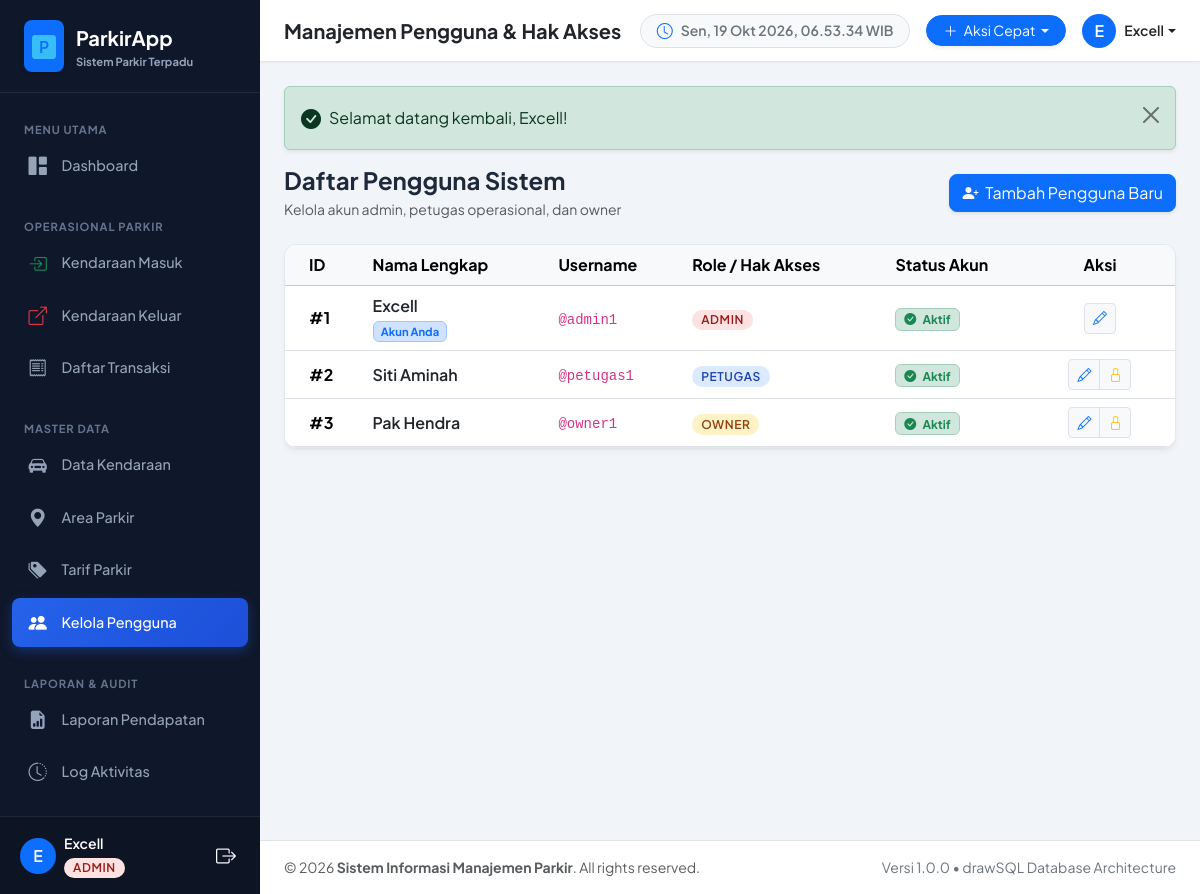
The app's page /pages/user/index.php (signed in) with its own data.
### tables this page shows
CREATE TABLE IF NOT EXISTS `tb_user` (
  `id_user` int(11) NOT NULL AUTO_INCREMENT,
  `nama_lengkap` varchar(50) NOT NULL,
  `username` varchar(50) NOT NULL,
  `password` varchar(100) NOT NULL,
  `role` enum('admin','petugas','owner') NOT NULL,
  `status_aktif` tinyint(1) NOT NULL DEFAULT 1,
  PRIMARY KEY (`id_user`),
  UNIQUE KEY `tb_user_username_unique` (`username`)
);

### pages/user/index.php (the view, shortened to what this page needs)
<?php
require_once __DIR__ . '/../../config/helper.php';
require_once __DIR__ . '/../../config/auth.php';
$stmt = $pdo->query("SELECT * FROM tb_user ORDER BY id_user ASC");
$users = $stmt->fetchAll();
include __DIR__ . '/../../includes/header.php';
include __DIR__ . '/../../includes/sidebar.php';
include __DIR__ . '/../../includes/navbar.php';
?>
<div class="d-flex justify-content-between align-items-center flex-wrap gap-2 mb-4">
    <div>
        <h4 class="fw-bold mb-1">Daftar Pengguna Sistem</h4>
        <p class="text-muted small mb-0">Kelola akun admin, petugas operasional, dan owner</p>
    </div>
    <a href="<?= base_url('pages/user/create.php') ?>" class="btn btn-primary rounded-3 shadow-sm">
        <i class="bi bi-person-plus-fill me-1"></i> Tambah Pengguna Baru
    </a>
</div>
<div class="data-card">
    <div class="table-responsive">
        <table class="table table-hover align-middle mb-0">
            <thead class="table-light">
                <tr>
                    <th class="ps-4">ID</th>
                    <th>Nama Lengkap</th>
                    <th>Username</th>
                    <th>Role / Hak Akses</th>
                    <th>Status Akun</th>
                    <th class="text-center pe-4">Aksi</th>
                </tr>
            </thead>
            <tbody>
                <?php foreach ($users as $u):
                    $is_current = ($u['id_user'] == $_SESSION['user_id']);
                ?>
                    <tr>
                        <td class="ps-4 fw-bold">#<?= $u['id_user'] ?></td>
                        <td>
                            <div class="fw-semibold text-dark"><?= e($u['nama_lengkap']) ?></div>
                            <?php if ($is_current): ?>
                                <span class="badge bg-primary-subtle text-primary border border-primary-subtle" style="font-size: 0.7rem;">Akun Anda</span>
                            <?php endif; ?>
                        </td>
                        <td><code>@<?= e($u['username']) ?></code></td>
                        <td>
                            <span class="badge badge-role badge-role-<?= e($u['role']) ?>">
                                <?= e($u['role']) ?>
                            </span>
                        </td>
                        <td>
                            <?php if ((int)$u['status_aktif'] === 1): ?>
                                <span class="badge bg-success-subtle text-success border border-success-subtle">
                                    <i class="bi bi-check-circle-fill me-1"></i> Aktif
                                </span>
                            <?php else: ?>
                                <span class="badge bg-danger-subtle text-danger border border-danger-subtle">
                                    <i class="bi bi-x-circle-fill me-1"></i> Nonaktif
                                </span>
                            <?php endif; ?>
                        </td>
                        <td class="text-center pe-4">
                            <div class="btn-group btn-group-sm">
                                <a href="<?= base_url('pages/user/edit.php?id=' . $u['id_user']) ?>" class="btn btn-light border text-primary" title="Edit Pengguna">
                                    <i class="bi bi-pencil"></i>
                                </a>
                                <?php if (!$is_current): ?>
                                    <a href="<?= base_url('pages/user/toggle_status.php?id=' . $u['id_user']) ?>" class="btn btn-light border <?= (int)$u['status_aktif'] === 1 ? 'text-warning' : 'text-success' ?>" title="<?= (int)$u['status_aktif'] === 1 ? 'Nonaktifkan Akun' : 'Aktifkan Akun' ?>" onclick="return confirm('Apakah Anda yakin ingin mengubah status aktif akun ini?')">
                                        <i class="bi <?= (int)$u['status_aktif'] === 1 ? 'bi-lock' : 'bi-unlock' ?>"></i>
                                    </a>
                                <?php endif; ?>
                            </div>
                        </td>
                    </tr>
                <?php endforeach; ?>
            </tbody>
        </table>
    </div>
</div>
<?php include __DIR__ . '/../../includes/footer.php'; ?>

### assets/css/style.css (style rules this page uses)
:root { --primary-color: #2563eb; --primary-hover: #1d4ed8; --secondary-color: #64748b; --success-color: #10b981; --warning-color: #f59e0b; --danger-color: #ef4444; --info-color: #06b6d4; --dark-color: #0f172a; --sidebar-bg: #0f172a; --sidebar-color: #94a3b8; --sidebar-active-bg: #1e293b; --sidebar-active-text: #ffffff; --body-bg: #f1f5f9; --card-shadow: 0 4px 6px -1px rgba(0, 0, 0, 0.05), 0 2px 4px -2px rgba(0, 0, 0, 0.05); }
body { font-family: 'Segoe UI', system-ui, -apple-system, BlinkMacSystemFont, Roboto, sans-serif; background-color: var(--body-bg); color: #1e293b; min-height: 100vh; }
.badge-role { padding: 0.35em 0.75em; font-size: 0.75rem; font-weight: 600; text-transform: uppercase; letter-spacing: 0.05em; border-radius: 9999px; }
.badge-role-admin { background-color: #fee2e2; color: #991b1b; }
.badge-role-petugas { background-color: #dbeafe; color: #1e40af; }
.badge-role-owner { background-color: #fef3c7; color: #92400e; }
.data-card { background: #ffffff; border-radius: 0.75rem; border: 1px solid #e2e8f0; box-shadow: var(--card-shadow); overflow: hidden; }

### includes/header.php (style rules this page uses)
body { font-family: 'Plus Jakarta Sans', sans-serif; }

### records on screen
tb_user: id_user "1", nama_lengkap "Excell", shows "Akun Anda", username "admin1", role "ADMIN", status_aktif 1 (drawn)
tb_user: id_user "2", nama_lengkap "Siti Aminah", username "petugas1", role "PETUGAS", status_aktif 1 (drawn)
tb_user: id_user "3", nama_lengkap "Pak Hendra", username "owner1", role "OWNER", status_aktif 1 (drawn)

### other values on screen
substr($user_name, 0, 1) "E"
$user_name "Excell"
$user_role "ADMIN"
$page_heading "Manajemen Pengguna & Hak Akses"
substr($current_user['nama_lengkap'] ?? 'U', 0, 1) "E"
$current_user['nama_lengkap'] "Excell"
$msg "Selamat datang kembali, Excell!"
